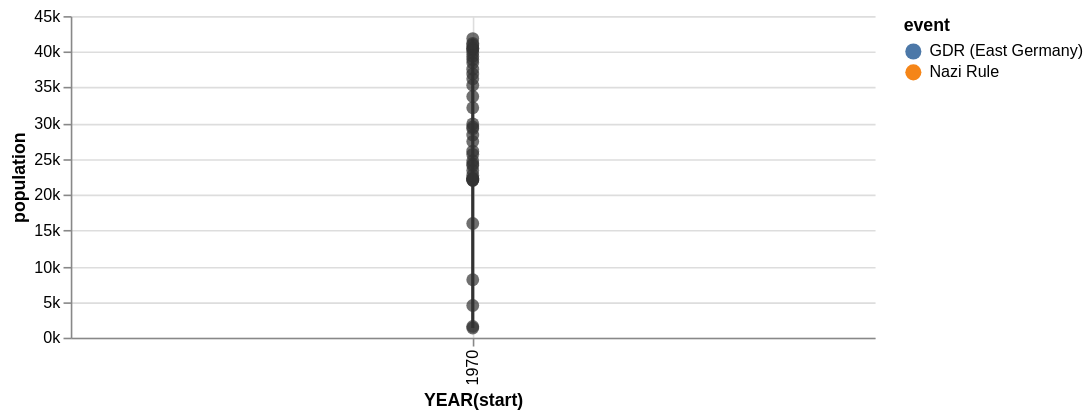

Describe this chart as a Vega-Lite specification.
### Vega specification from a JSON file in a GitHub repository (floating-point values rounded to 4 significant figures)
{"$schema": "http://vega.github.io/schema/vega/v3.0.json", "description": "The population of the German city of Falkensee over time", "autosize": "pad", "padding": 5, "encode": {"update": {"fill": {"value": "transparent"}}}, "data": [{"name": "source_0", "values": [{"year": 1875, "population": 1309}, {"year": 1890, "population": 1558}, {"year": 1910, "population": 4512}, {"year": 1925, "population": 8180}, {"year": 1933, "population": 15915}, {"year": 1939, "population": 24824}, {"year": 1946, "population": 28275}, {"year": 1950, "population": 29189}, {"year": 1964, "population": 29881}, {"year": 1971, "population": 26007}, {"year": 1981, "population": 24029}, {"year": 1985, "population": 23340}, {"year": 1989, "population": 22307}, {"year": 1990, "population": 22087}, {"year": 1991, "population": 22139}, {"year": 1992, "population": 22105}, {"year": 1993, "population": 22242}, {"year": 1994, "population": 22801}, {"year": 1995, "population": 24273}, {"year": 1996, "population": 25640}, {"year": 1997, "population": 27393}, {"year": 1998, "population": 29505}, {"year": 1999, "population": 32124}, {"year": 2000, "population": 33791}, {"year": 2001, "population": 35297}, {"year": 2002, "population": 36179}, {"year": 2003, "population": 36829}, {"year": 2004, "population": 37493}, {"year": 2005, "population": 38376}, {"year": 2006, "population": 39008}, {"year": 2007, "population": 39366}, {"year": 2008, "population": 39821}, {"year": 2009, "population": 40179}, {"year": 2010, "population": 40511}, {"year": 2011, "population": 40465}, {"year": 2012, "population": 40905}, {"year": 2013, "population": 41258}, {"year": 2014, "population": 41777}], "format": {"type": "json"}}, {"name": "data_0", "source": "source_0", "transform": [{"type": "formula", "expr": "toDate(datum[\"year\"])", "as": "year"}, {"type": "formula", "expr": "toNumber(datum[\"population\"])", "as": "population"}, {"type": "filter", "expr": "datum[\"year\"] !== null && !isNaN(datum[\"year\"]) && datum[\"population\"] !== null && !isNaN(datum[\"population\"])"}, {"type": "formula", "as": "year_year", "expr": "datetime(year(datum[\"year\"]), 0, 1, 0, 0, 0, 0)"}, {"type": "collect", "sort": {"field": "year_year", "order": "descending"}}]}, {"name": "data_1", "source": "source_0", "transform": [{"type": "formula", "expr": "toDate(datum[\"year\"])", "as": "year"}, {"type": "formula", "expr": "toNumber(datum[\"population\"])", "as": "population"}, {"type": "filter", "expr": "datum[\"year\"] !== null && !isNaN(datum[\"year\"]) && datum[\"population\"] !== null && !isNaN(datum[\"population\"])"}, {"type": "formula", "as": "year_year", "expr": "datetime(year(datum[\"year\"]), 0, 1, 0, 0, 0, 0)"}]}, {"name": "source_1", "values": [{"start": 1933, "end": 1945, "event": "Nazi Rule"}, {"start": 1948, "end": 1989, "event": "GDR (East Germany)"}], "format": {"type": "json", "parse": {"start": "date", "end": "date"}}, "transform": [{"type": "filter", "expr": "datum[\"start\"] !== null && !isNaN(datum[\"start\"]) && datum[\"end\"] !== null && !isNaN(datum[\"end\"])"}, {"type": "formula", "as": "year_start", "expr": "datetime(year(datum[\"start\"]), 0, 1, 0, 0, 0, 0)"}, {"type": "formula", "as": "year_end", "expr": "datetime(year(datum[\"end\"]), 0, 1, 0, 0, 0, 0)"}]}], "signals": [{"name": "width", "update": "max(layer_0_width, layer_1_width)"}, {"name": "height", "update": "max(layer_0_height, layer_1_height)"}, {"name": "layer_0_width", "update": "500"}, {"name": "layer_0_height", "update": "21"}, {"name": "layer_1_width", "update": "max(layer_1_layer_0_width, layer_1_layer_1_width)"}, {"name": "layer_1_height", "update": "max(layer_1_layer_0_height, layer_1_layer_1_height)"}, {"name": "layer_1_layer_0_width", "update": "500"}, {"name": "layer_1_layer_0_height", "update": "200"}, {"name": "layer_1_layer_1_width", "update": "500"}, {"name": "layer_1_layer_1_height", "update": "200"}], "marks": [{"name": "layer_0_marks", "type": "rect", "from": {"data": "source_1"}, "encode": {"update": {"x": {"scale": "x", "field": "year_start"}, "x2": {"scale": "x", "field": "year_end"}, "y": {"value": 0}, "y2": {"field": {"group": "height"}}, "fill": {"scale": "color", "field": "event"}}}, "clip": true}, {"name": "layer_1_layer_0_marks", "type": "line", "from": {"data": "data_0"}, "encode": {"update": {"x": {"scale": "x", "field": "year_year"}, "y": {"scale": "y", "field": "population"}, "stroke": {"value": "#333"}}}, "clip": true}, {"name": "layer_1_layer_1_marks", "type": "symbol", "role": "pointOverlay", "from": {"data": "data_1"}, "encode": {"update": {"x": {"scale": "x", "field": "year_year"}, "y": {"scale": "y", "field": "population"}, "fill": {"value": "#333"}, "opacity": {"value": 0.7}}}, "clip": true}], "scales": [{"name": "x", "type": "time", "domain": {"fields": [{"data": "source_1", "field": "year_start"}, {"data": "source_1", "field": "year_end"}, {"data": "data_0", "field": "year_year"}, {"data": "data_1", "field": "year_year"}], "sort": true}, "range": [0, 500], "round": true, "nice": "year"}, {"name": "color", "type": "ordinal", "domain": {"data": "source_1", "field": "event", "sort": true}, "range": "category"}, {"name": "y", "type": "linear", "domain": {"fields": [{"data": "data_0", "field": "population"}, {"data": "data_1", "field": "population"}], "sort": true}, "range": [200, 0], "round": true, "nice": true, "zero": true}], "axes": [{"scale": "x", "orient": "bottom", "tickCount": 5, "title": "YEAR(start)", "zindex": 1, "encode": {"labels": {"update": {"text": {"signal": "timeFormat(datum.value, '%Y')"}, "angle": {"value": 270}, "align": {"value": "right"}, "baseline": {"value": "middle"}}}}}, {"scale": "x", "domain": false, "grid": true, "labels": false, "orient": "bottom", "tickCount": 5, "ticks": false, "zindex": 0}, {"scale": "y", "format": "s", "orient": "left", "title": "population", "zindex": 1}, {"scale": "y", "domain": false, "format": "s", "grid": true, "labels": false, "orient": "left", "ticks": false, "zindex": 0, "gridScale": "x"}], "legends": [{"fill": "color", "title": "event"}]}
